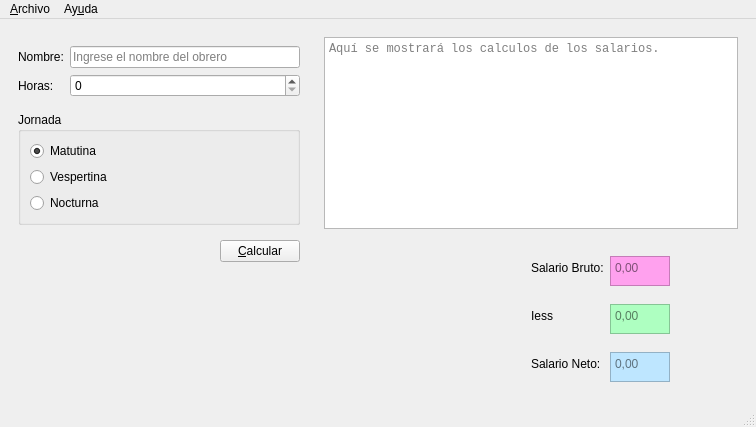
<?xml version="1.0" encoding="UTF-8"?>
<ui version="4.0">
 <class>Salarios</class>
 <widget class="QMainWindow" name="Salarios">
  <property name="geometry">
   <rect>
    <x>0</x>
    <y>0</y>
    <width>756</width>
    <height>427</height>
   </rect>
  </property>
  <property name="windowTitle">
   <string>Salarios</string>
  </property>
  <property name="windowIcon">
   <iconset resource="recursos.qrc">
    <normaloff>:/recursos/salary.png</normaloff>:/recursos/salary.png</iconset>
  </property>
  <widget class="QWidget" name="centralwidget">
   <layout class="QGridLayout" name="gridLayout">
    <item row="0" column="0">
     <layout class="QHBoxLayout" name="horizontalLayout_3">
      <item>
       <widget class="QWidget" name="widget" native="true">
        <property name="sizePolicy">
         <sizepolicy hsizetype="Fixed" vsizetype="Preferred">
          <horstretch>0</horstretch>
          <verstretch>0</verstretch>
         </sizepolicy>
        </property>
        <property name="minimumSize">
         <size>
          <width>300</width>
          <height>0</height>
         </size>
        </property>
        <layout class="QVBoxLayout" name="verticalLayout_2">
         <item>
          <widget class="QWidget" name="widget_3" native="true">
           <layout class="QFormLayout" name="formLayout">
            <property name="leftMargin">
             <number>0</number>
            </property>
            <property name="rightMargin">
             <number>0</number>
            </property>
            <item row="0" column="0">
             <widget class="QLabel" name="label">
              <property name="text">
               <string>Nombre:</string>
              </property>
             </widget>
            </item>
            <item row="0" column="1">
             <widget class="QLineEdit" name="inNombre">
              <property name="frame">
               <bool>true</bool>
              </property>
              <property name="placeholderText">
               <string>Ingrese el nombre del obrero</string>
              </property>
             </widget>
            </item>
            <item row="1" column="0">
             <widget class="QLabel" name="label_2">
              <property name="text">
               <string>Horas:</string>
              </property>
             </widget>
            </item>
            <item row="1" column="1">
             <widget class="QSpinBox" name="inHoras">
              <property name="maximum">
               <number>50</number>
              </property>
              <property name="singleStep">
               <number>2</number>
              </property>
              <property name="value">
               <number>0</number>
              </property>
             </widget>
            </item>
           </layout>
          </widget>
         </item>
         <item>
          <widget class="QGroupBox" name="groupBox">
           <property name="title">
            <string>Jornada</string>
           </property>
           <layout class="QVBoxLayout" name="verticalLayout">
            <item>
             <widget class="QRadioButton" name="inMatutino">
              <property name="text">
               <string>Matutina</string>
              </property>
              <property name="checked">
               <bool>true</bool>
              </property>
             </widget>
            </item>
            <item>
             <widget class="QRadioButton" name="inVespertina">
              <property name="text">
               <string>Vespertina</string>
              </property>
             </widget>
            </item>
            <item>
             <widget class="QRadioButton" name="inNocturna">
              <property name="text">
               <string>Nocturna</string>
              </property>
             </widget>
            </item>
           </layout>
          </widget>
         </item>
         <item>
          <widget class="QWidget" name="widget_4" native="true">
           <layout class="QHBoxLayout" name="horizontalLayout">
            <property name="topMargin">
             <number>9</number>
            </property>
            <property name="rightMargin">
             <number>0</number>
            </property>
            <item>
             <spacer name="horizontalSpacer">
              <property name="orientation">
               <enum>Qt::Horizontal</enum>
              </property>
              <property name="sizeHint" stdset="0">
               <size>
                <width>184</width>
                <height>20</height>
               </size>
              </property>
             </spacer>
            </item>
            <item>
             <widget class="QPushButton" name="cmdCalcular">
              <property name="text">
               <string>&amp;Calcular</string>
              </property>
             </widget>
            </item>
           </layout>
          </widget>
         </item>
         <item>
          <spacer name="verticalSpacer">
           <property name="orientation">
            <enum>Qt::Vertical</enum>
           </property>
           <property name="sizeHint" stdset="0">
            <size>
             <width>20</width>
             <height>0</height>
            </size>
           </property>
          </spacer>
         </item>
        </layout>
       </widget>
      </item>
      <item>
       <layout class="QVBoxLayout" name="verticalLayout_4">
        <item>
         <widget class="QWidget" name="widget_2" native="true">
          <layout class="QVBoxLayout" name="verticalLayout_3">
           <item>
            <widget class="QPlainTextEdit" name="outResultado">
             <property name="sizePolicy">
              <sizepolicy hsizetype="Preferred" vsizetype="MinimumExpanding">
               <horstretch>0</horstretch>
               <verstretch>0</verstretch>
              </sizepolicy>
             </property>
             <property name="font">
              <font>
               <family>Consolas</family>
              </font>
             </property>
             <property name="readOnly">
              <bool>true</bool>
             </property>
             <property name="placeholderText">
              <string>Aquí se mostrará los calculos de los salarios.</string>
             </property>
            </widget>
           </item>
          </layout>
         </widget>
        </item>
        <item>
         <layout class="QHBoxLayout" name="horizontalLayout_2">
          <item>
           <spacer name="horizontalSpacer_2">
            <property name="orientation">
             <enum>Qt::Horizontal</enum>
            </property>
            <property name="sizeHint" stdset="0">
             <size>
              <width>158</width>
              <height>20</height>
             </size>
            </property>
           </spacer>
          </item>
          <item>
           <layout class="QFormLayout" name="formLayout_2">
            <item row="0" column="0">
             <widget class="QLabel" name="label_3">
              <property name="text">
               <string>Salario Bruto:</string>
              </property>
             </widget>
            </item>
            <item row="0" column="1">
             <widget class="QPlainTextEdit" name="outBrutoTotal">
              <property name="maximumSize">
               <size>
                <width>60</width>
                <height>30</height>
               </size>
              </property>
              <property name="styleSheet">
               <string notr="true">background-color: rgb(255, 161, 238);</string>
              </property>
              <property name="readOnly">
               <bool>true</bool>
              </property>
              <property name="placeholderText">
               <string>0,00</string>
              </property>
             </widget>
            </item>
            <item row="1" column="0">
             <widget class="QLabel" name="label_4">
              <property name="text">
               <string>Iess</string>
              </property>
             </widget>
            </item>
            <item row="1" column="1">
             <widget class="QPlainTextEdit" name="outIessTotal">
              <property name="maximumSize">
               <size>
                <width>60</width>
                <height>30</height>
               </size>
              </property>
              <property name="styleSheet">
               <string notr="true">background-color: rgb(174, 255, 193);</string>
              </property>
              <property name="readOnly">
               <bool>true</bool>
              </property>
              <property name="placeholderText">
               <string>0,00</string>
              </property>
             </widget>
            </item>
            <item row="2" column="0">
             <widget class="QLabel" name="label_5">
              <property name="text">
               <string>Salario Neto:</string>
              </property>
             </widget>
            </item>
            <item row="2" column="1">
             <widget class="QPlainTextEdit" name="outNetoTotal">
              <property name="maximumSize">
               <size>
                <width>60</width>
                <height>30</height>
               </size>
              </property>
              <property name="styleSheet">
               <string notr="true">background-color: rgb(190, 230, 255);</string>
              </property>
              <property name="readOnly">
               <bool>true</bool>
              </property>
              <property name="placeholderText">
               <string>0,00</string>
              </property>
             </widget>
            </item>
           </layout>
          </item>
         </layout>
        </item>
       </layout>
      </item>
     </layout>
    </item>
   </layout>
  </widget>
  <widget class="QMenuBar" name="menubar">
   <property name="geometry">
    <rect>
     <x>0</x>
     <y>0</y>
     <width>756</width>
     <height>20</height>
    </rect>
   </property>
   <widget class="QMenu" name="menuArchivo">
    <property name="title">
     <string>&amp;Archivo</string>
    </property>
    <addaction name="actionNuevo"/>
    <addaction name="actionAbrir"/>
    <addaction name="actionGuardar"/>
    <addaction name="separator"/>
    <addaction name="actionCalcular"/>
    <addaction name="separator"/>
    <addaction name="actionSalir"/>
   </widget>
   <widget class="QMenu" name="menuAyuda">
    <property name="title">
     <string>Ay&amp;uda</string>
    </property>
    <addaction name="actionAcerca_de_Salarios"/>
   </widget>
   <addaction name="menuArchivo"/>
   <addaction name="menuAyuda"/>
  </widget>
  <widget class="QStatusBar" name="statusbar"/>
  <action name="actionNuevo">
   <property name="text">
    <string>&amp;Nuevo</string>
   </property>
   <property name="shortcut">
    <string>Ctrl+N</string>
   </property>
  </action>
  <action name="actionAbrir">
   <property name="text">
    <string>&amp;Abrir</string>
   </property>
   <property name="shortcut">
    <string>Ctrl+O</string>
   </property>
  </action>
  <action name="actionGuardar">
   <property name="text">
    <string>&amp;Guardar</string>
   </property>
   <property name="shortcut">
    <string>Ctrl+S</string>
   </property>
  </action>
  <action name="actionCalcular">
   <property name="text">
    <string>&amp;Calcular</string>
   </property>
   <property name="shortcut">
    <string>F1</string>
   </property>
  </action>
  <action name="actionSalir">
   <property name="text">
    <string>&amp;Salir</string>
   </property>
   <property name="shortcut">
    <string>Ctrl+Q</string>
   </property>
  </action>
  <action name="actionAcerca_de_Salarios">
   <property name="text">
    <string>&amp;Acerca de Salarios</string>
   </property>
  </action>
 </widget>
 <resources>
  <include location="recursos.qrc"/>
 </resources>
 <connections/>
</ui>
